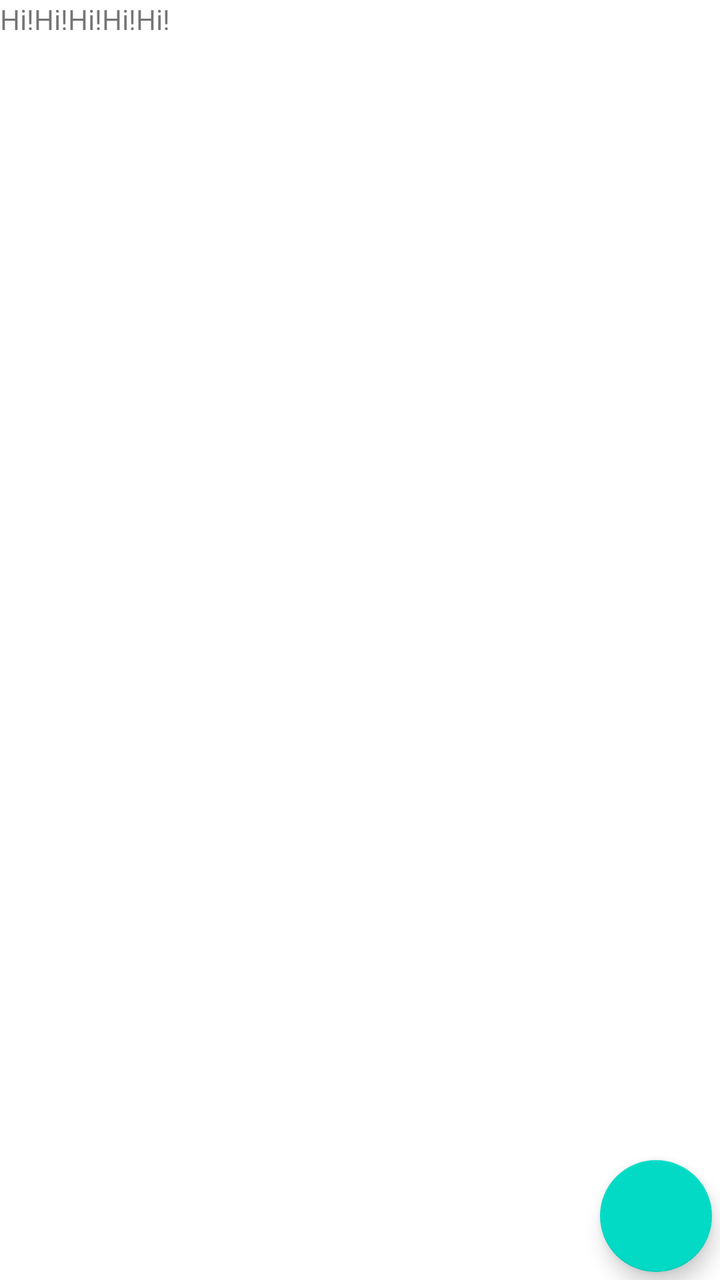
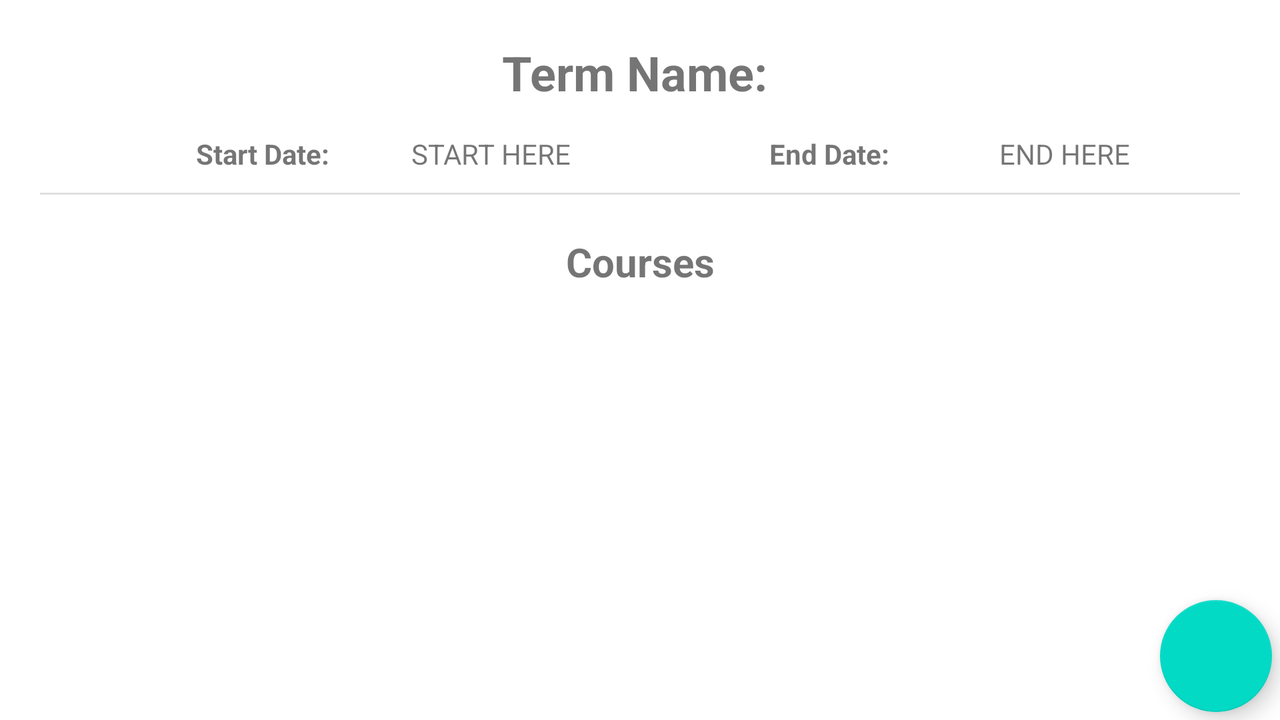

Compare how this app lays out the same screen by default and in its alternative resource folder. The renders come first, then the two layout files and the values they reference.
<!-- AndroidManifest.xml: application theme Theme.CourseTracker -->
<!-- res/layout/activity_term_details.xml -->
<?xml version="1.0" encoding="utf-8"?>
<androidx.constraintlayout.widget.ConstraintLayout xmlns:android="http://schemas.android.com/apk/res/android"
    xmlns:app="http://schemas.android.com/apk/res-auto"
    xmlns:tools="http://schemas.android.com/tools"
    android:layout_width="match_parent"
    android:layout_height="match_parent"
    tools:context=".UI.TermDetails">
    <ScrollView
        android:layout_width="match_parent"
        android:layout_height="300dp"
        app:layout_constraintTop_toTopOf="parent">
        <LinearLayout
            android:layout_height="wrap_content"
            android:layout_width="match_parent"
            android:orientation="vertical">
            <LinearLayout
                android:layout_width="wrap_content"
                android:layout_height="wrap_content"
                android:orientation="horizontal">
            <TextView
                android:layout_width="wrap_content"
                android:layout_height="wrap_content"
                android:text="Hi!"/>
            <TextView
                android:layout_width="wrap_content"
                android:layout_height="wrap_content"
                android:text="Hi!"/>
            <TextView
                android:layout_width="wrap_content"
                android:layout_height="wrap_content"
                android:text="Hi!"/>
            <TextView
                android:layout_width="wrap_content"
                android:layout_height="wrap_content"
                android:text="Hi!"/>
            <TextView
                android:layout_width="wrap_content"
                android:layout_height="wrap_content"
                android:text="Hi!"/>
            </LinearLayout>
        </LinearLayout>


    </ScrollView>

    <com.google.android.material.floatingactionbutton.FloatingActionButton
        android:id="@+id/floatingActionButton"
        android:layout_width="wrap_content"
        android:layout_height="wrap_content"
        android:layout_marginEnd="4dp"
        android:layout_marginBottom="4dp"
        android:clickable="true"
        app:layout_constraintBottom_toBottomOf="parent"
        app:layout_constraintEnd_toEndOf="parent"
        app:srcCompat="@drawable/baseline_add_24" />
</androidx.constraintlayout.widget.ConstraintLayout>
<!-- resources referenced by this layout -->
<resources>
  <style name="Theme.CourseTracker" parent="Theme.MaterialComponents.DayNight.DarkActionBar">
          
          <item name="colorPrimary">@color/purple_500</item>
          <item name="colorPrimaryVariant">@color/purple_700</item>
          <item name="colorOnPrimary">@color/white</item>
          
          <item name="colorSecondary">@color/teal_200</item>
          <item name="colorSecondaryVariant">@color/teal_700</item>
          <item name="colorOnSecondary">@color/black</item>
          
          <item name="android:statusBarColor">?attr/colorPrimaryVariant</item>
          
      </style>
  <color name="purple_500">#1399c6</color>
  <color name="purple_700">#FF6200EE</color>
  <color name="white">#FFFFFFFF</color>
  <color name="teal_200">#FF03DAC5</color>
  <color name="teal_700">#FF018786</color>
  <color name="black">#FF000000</color>
</resources>
<!-- res/layout-land/activity_term_details.xml (the author's variant of the layout above) -->
<!-- drawn on the phone turned sideways -->
<?xml version="1.0" encoding="utf-8"?>
<androidx.constraintlayout.widget.ConstraintLayout xmlns:android="http://schemas.android.com/apk/res/android"
    xmlns:app="http://schemas.android.com/apk/res-auto"
    xmlns:tools="http://schemas.android.com/tools"
    android:layout_width="match_parent"
    android:layout_height="match_parent"
    tools:context=".UI.TermDetails">

    <androidx.core.widget.NestedScrollView
        android:layout_width="match_parent"
        android:layout_height="match_parent"
        android:fillViewport="true">

        <LinearLayout
            android:layout_width="match_parent"
            android:layout_height="wrap_content"
            android:orientation="vertical"
            android:padding="20dp">

            <LinearLayout
                android:layout_width="match_parent"
                android:layout_height="wrap_content"
                android:orientation="horizontal"
                android:paddingBottom="15dp">

                <TextView
                    android:id="@+id/termTitleView"
                    android:layout_width="match_parent"
                    android:layout_height="wrap_content"
                    android:text="Term Name: "
                    android:textAlignment="center"
                    android:textSize="24sp"
                    android:textStyle="bold" />

            </LinearLayout>

            <LinearLayout
                android:layout_width="match_parent"
                android:layout_height="wrap_content"
                android:orientation="horizontal"
                android:paddingBottom="10dp">

                <TextView
                    android:layout_width="148dp"
                    android:layout_height="wrap_content"
                    android:text="Start Date: "
                    android:textAlignment="textEnd"
                    android:textStyle="bold" />

                <TextView
                    android:id="@+id/startDateView"
                    android:layout_width="158dp"
                    android:layout_height="wrap_content"
                    android:text="START HERE "
                    android:textAlignment="center" />

                <TextView
                    android:layout_width="122dp"
                    android:layout_height="wrap_content"
                    android:text="End Date: "
                    android:textAlignment="textEnd"
                    android:textStyle="bold" />

                <TextView
                    android:id="@+id/endDateView"
                    android:layout_width="match_parent"
                    android:layout_height="wrap_content"
                    android:text="END HERE "
                    android:textAlignment="center" />
            </LinearLayout>

            <View
                android:id="@+id/divider"
                android:layout_width="match_parent"
                android:layout_height="1dp"
                android:background="?android:attr/listDivider" />

            <TextView
                android:id="@+id/textView5"
                android:layout_width="match_parent"
                android:layout_height="wrap_content"
                android:paddingTop="20dp"
                android:paddingBottom="10dp"
                android:text="Courses"
                android:textAlignment="center"
                android:textSize="20sp"
                android:textStyle="bold" />

            <TextView
                android:id="@+id/emptyNote"
                android:layout_width="match_parent"
                android:layout_height="wrap_content"
                android:paddingTop="50dp"
                android:text="-----------------"
                android:textAlignment="center"
                android:textSize="24sp"
                android:visibility="gone"/>

            <ImageView
                android:id="@+id/emptyArrow"
                android:layout_width="wrap_content"
                android:layout_height="wrap_content"
                android:layout_gravity="end"
                android:contentDescription="Arrow for Empty List"
                app:srcCompat="@mipmap/arrow"
                android:visibility="gone"/>

            <androidx.recyclerview.widget.RecyclerView
                android:id="@+id/courseRecyclerView"
                android:layout_width="match_parent"
                android:layout_height="wrap_content"
                android:padding="10dp"
                app:layout_constraintRight_toRightOf="parent" />

        </LinearLayout>

    </androidx.core.widget.NestedScrollView>

    <com.google.android.material.floatingactionbutton.FloatingActionButton
        android:id="@+id/addNewCourse"
        android:layout_width="wrap_content"
        android:layout_height="wrap_content"
        android:layout_marginEnd="4dp"
        android:layout_marginBottom="4dp"
        android:clickable="true"
        app:layout_constraintBottom_toBottomOf="parent"
        app:layout_constraintEnd_toEndOf="parent"
        app:srcCompat="@drawable/baseline_add_24" />
</androidx.constraintlayout.widget.ConstraintLayout>
<!-- resources referenced by the variant -->
<!-- as the phone turned sideways resolves them -->
<resources>
  <!-- mipmap arrow: png bitmap (mipmap-hdpi, 3036 bytes) -->
  <style name="Theme.CourseTracker" parent="Theme.MaterialComponents.DayNight.DarkActionBar">
          
          <item name="colorPrimary">@color/purple_500</item>
          <item name="colorPrimaryVariant">@color/purple_700</item>
          <item name="colorOnPrimary">@color/white</item>
          
          <item name="colorSecondary">@color/teal_200</item>
          <item name="colorSecondaryVariant">@color/teal_700</item>
          <item name="colorOnSecondary">@color/black</item>
          
          <item name="android:statusBarColor">?attr/colorPrimaryVariant</item>
          
      </style>
  <color name="purple_500">#1399c6</color>
  <color name="purple_700">#FF6200EE</color>
  <color name="white">#FFFFFFFF</color>
  <color name="teal_200">#FF03DAC5</color>
  <color name="teal_700">#FF018786</color>
  <color name="black">#FF000000</color>
</resources>
